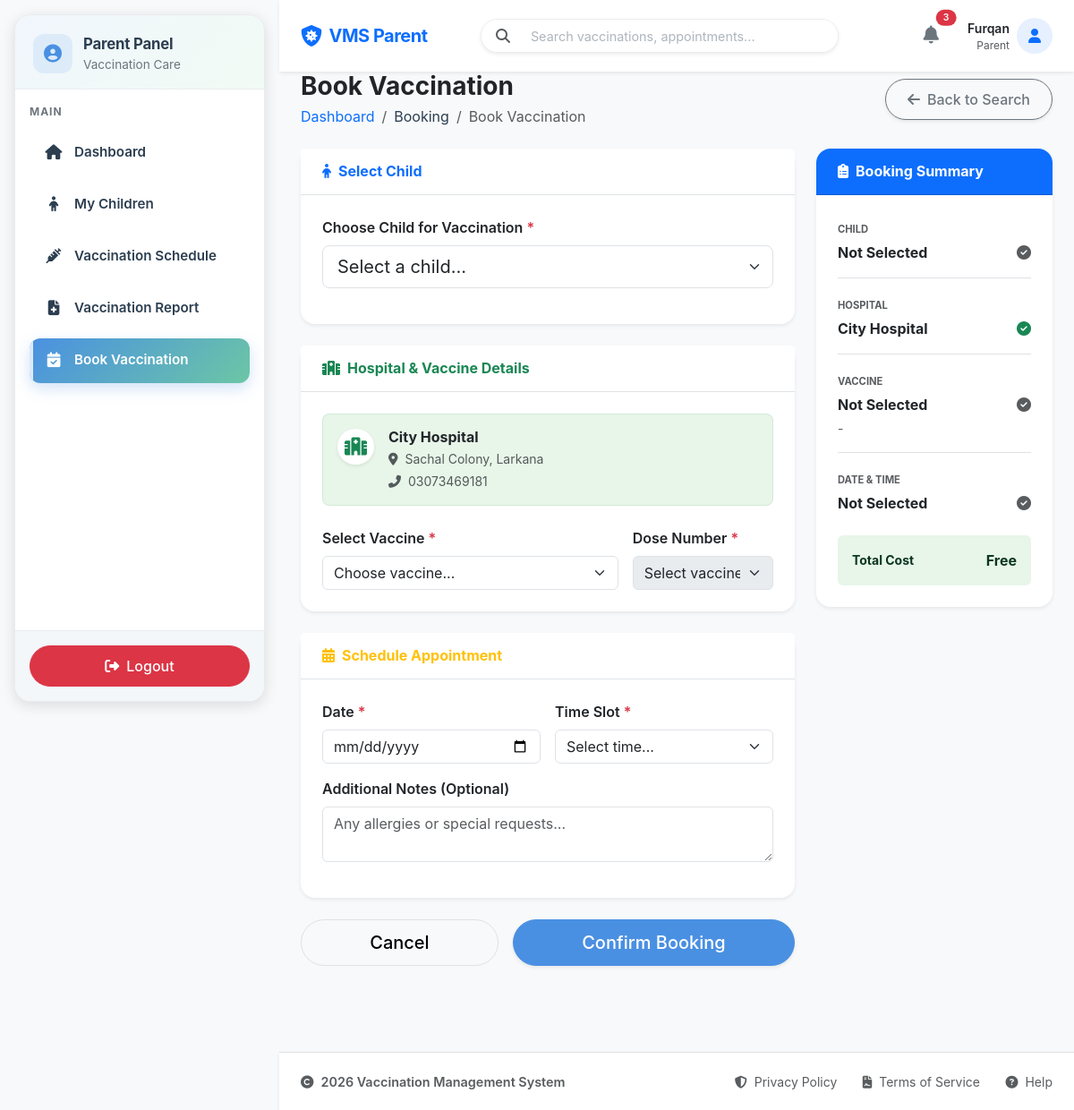
The page /parent/booking/book_vaccination.php?hospital_id=1 (signed in) on the database its author committed.
### tables this page shows
CREATE TABLE `hospitals` (
  `id` int(11) NOT NULL,
  `user_id` int(11) NOT NULL,
  `hospital_name` varchar(150) NOT NULL,
  `registration_no` varchar(50) NOT NULL,
  `phone` varchar(20) NOT NULL,
  `address` text NOT NULL,
  `status` enum('approved','pending','rejected') NOT NULL DEFAULT 'pending',
  `created_at` timestamp NOT NULL DEFAULT current_timestamp()
);

### parent/booking/book_vaccination.php (the view, shortened to what this page needs)
<?php
include '../../config/db.php';
include '../includes/header.php';
include '../includes/sidebar.php';
$hospital_id = $_GET['hospital_id'];
$stmt_hospital = $conn->prepare("SELECT h.id, h.hospital_name, h.address, h.phone FROM hospitals h WHERE h.id = ?");
$stmt_hospital->bind_param("i", $hospital_id);
$stmt_hospital->execute();
$hospital_results = $stmt_hospital->get_result();
$hospital_info = $hospital_results->fetch_assoc();
$hospital_info = [
    'hospital_id' => $hospital_info['id'],
    'name' => $hospital_info['hospital_name'],
    'address' => $hospital_info['address'],
    'contact' => $hospital_info['phone'],
];
?>
<div class="container-fluid px-4">
    <div class="row mb-4 align-items-center">
        <div class="col-md-6">
            <h3 class="fw-bold text-dark mb-1">Book Vaccination</h3>
            <nav aria-label="breadcrumb">
                <ol class="breadcrumb mb-0">
                    <li class="breadcrumb-item"><a href="../dashboard.php" class="text-decoration-none">Dashboard</a></li>
                    <li class="breadcrumb-item">Booking</li>
                    <li class="breadcrumb-item active" aria-current="page">Book Vaccination</li>
                </ol>
            </nav>
        </div>
        <div class="col-md-6 text-md-end mt-3 mt-md-0">
            <a href="search_hospital.php" class="btn btn-outline-secondary shadow-sm rounded-pill px-4">
                <i class="fas fa-arrow-left me-2"></i>Back to Search
            </a>
        </div>
    </div>
    <div class="row g-4">
        <div class="col-lg-8">
            <form id="bookingForm" method="POST" class="needs-validation" novalidate>
                <div class="card border-0 shadow-sm rounded-4 mb-4">
                    <div class="card-header bg-white py-3 border-bottom">
                        <h6 class="mb-0 fw-bold text-primary">
                            <i class="fas fa-child me-2"></i>Select Child
                        </h6>
                    </div>
                    <div class="card-body p-4">
                        <div class="mb-3">
                            <label for="childSelect" class="form-label fw-semibold">Choose Child for Vaccination <span class="text-danger">*</span></label>
                            <select class="form-select form-select-lg" name="child_id" id="childSelect" required>
                                <option value="" selected disabled>Select a child...</option>
                            </select>
                        </div>
                    </div>
                </div>
                <div class="card border-0 shadow-sm rounded-4 mb-4">
                    <div class="card-header bg-white py-3 border-bottom">
                        <h6 class="mb-0 fw-bold text-success">
                            <i class="fas fa-hospital-alt me-2"></i>Hospital & Vaccine Details
                        </h6>
                    </div>
                    <div class="card-body p-4">
                        <div class="d-flex align-items-start mb-4 p-3 bg-soft-success rounded-3 border border-success border-opacity-10">
                            <div class="bg-white p-2 rounded-circle shadow-sm me-3 text-success">
                                <i class="fas fa-hospital fa-lg"></i>
                            </div>
                            <div>
                                <h6 class="fw-bold text-dark mb-1"><?= $hospital_info['name'] ?></h6>
                                <p class="mb-1 small text-muted"><i class="fas fa-map-marker-alt me-1"></i> <?= $hospital_info['address'] ?></p>
                                <p class="mb-0 small text-muted"><i class="fas fa-phone-alt me-1"></i> <?= $hospital_info['contact'] ?></p>
                            </div>
                        </div>
                        <div class="row g-3">
                            <div class="col-md-8">
                                <label for="vaccineSelect" class="form-label fw-semibold">Select Vaccine <span class="text-danger">*</span></label>
                                <select class="form-select" name="vaccine_id" id="vaccineSelect" required>
                                    <option value="" selected disabled>Choose vaccine...</option>
                                </select>
                            </div>
                            <div class="col-md-4">
                                <label for="doseSelect" class="form-label fw-semibold">Dose Number <span class="text-danger">*</span></label>
                                <select class="form-select" name="dose_number" id="doseSelect" required disabled>
                                    <option value="" selected disabled>Select vaccine first</option>
                                </select>
                            </div>
                        </div>
                    </div>
                </div>
                <div class="card border-0 shadow-sm rounded-4 mb-4">
                    <div class="card-header bg-white py-3 border-bottom">
                        <h6 class="mb-0 fw-bold text-warning">
                            <i class="fas fa-calendar-alt me-2"></i>Schedule Appointment
                        </h6>
                    </div>
                    <div class="card-body p-4">
                        <div class="row g-3 mb-3">
                            <div class="col-md-6">
                                <label for="apptDate" class="form-label fw-semibold">Date <span class="text-danger">*</span></label>
                                <input type="date" class="form-control" name="appt_date" id="apptDate" required min="<?= date('Y-m-d') ?>">
                            </div>
                            <div class="col-md-6">
                                <label for="apptTime" class="form-label fw-semibold">Time Slot <span class="text-danger">*</span></label>
                                <select class="form-select" name="appt_time" id="apptTime" required>
                                    <option value="" selected disabled>Select time...</option>
                                </select>
                            </div>
                        </div>
                        <div class="mb-3">
                            <label for="notes" class="form-label fw-semibold">Additional Notes (Optional)</label>
                            <textarea class="form-control" id="notes" rows="2" placeholder="Any allergies or special requests..."></textarea>
                        </div>
                    </div>
                </div>
                <div class="d-flex gap-3 mb-5">
                    <a href="search_hospital.php" class="btn btn-light border btn-lg flex-fill rounded-pill">Cancel</a>
                    <button type="submit" name="confirm_btn" class="btn btn-primary btn-lg flex-fill rounded-pill shadow-sm" id="btnConfirm">
                        Confirm Booking
                    </button>
                </div>
            </form>
        </div>
        <div class="col-lg-4">
            <div class="card border-0 shadow-sm rounded-4 sticky-top" style="top: 100px; z-index: 900;">
                <div class="card-header bg-primary text-white py-3 rounded-top-4">
                    <h6 class="mb-0 fw-bold"><i class="fas fa-clipboard-list me-2"></i>Booking Summary</h6>
                </div>
                <div class="card-body p-4">
                    <div class="mb-3 border-bottom pb-3">
                        <small class="text-muted text-uppercase fw-bold" style="font-size: 0.7rem;">Child</small>
                        <div class="d-flex justify-content-between align-items-center mt-1">
                            <span class="fw-bold text-dark" id="summaryChild">Not Selected</span>
                            <i class="fas fa-check-circle text-muted" id="iconChild"></i>
                        </div>
                    </div>
                    <div class="mb-3 border-bottom pb-3">
                        <small class="text-muted text-uppercase fw-bold" style="font-size: 0.7rem;">Hospital</small>
                        <div class="d-flex justify-content-between align-items-center mt-1">
                            <span class="fw-bold text-dark"><?= $hospital_info['name'] ?></span>
                            <i class="fas fa-check-circle text-success"></i>
                        </div>
                    </div>
                    <div class="mb-3 border-bottom pb-3">
                        <small class="text-muted text-uppercase fw-bold" style="font-size: 0.7rem;">Vaccine</small>
                        <div class="d-flex justify-content-between align-items-center mt-1">
                            <span class="fw-bold text-dark" id="summaryVaccine">Not Selected</span>
                            <i class="fas fa-check-circle text-muted" id="iconVaccine"></i>
                        </div>
                        <small class="text-muted d-block mt-1" id="summaryDose">-</small>
                    </div>
                    <div class="mb-4">
                        <small class="text-muted text-uppercase fw-bold" style="font-size: 0.7rem;">Date & Time</small>
                        <div class="d-flex justify-content-between align-items-center mt-1">
                            <span class="fw-bold text-dark" id="summaryDateTime">Not Selected</span>
                            <i class="fas fa-check-circle text-muted" id="iconTime"></i>
                        </div>
                    </div>
                    <div class="alert alert-success border-0 bg-soft-success d-flex justify-content-between align-items-center mb-0">
                        <span class="fw-bold small">Total Cost</span>
                        <span class="fw-bold">Free</span>
                    </div>
                </div>
            </div>
        </div>
    </div>
</div>
<?php include '../includes/footer.php'; ?>

### assets/css/parent.css (style rules this page uses)
:root { --primary-color: #4A90E2; --primary-dark: #357ABD; --secondary-color: #50C878; --accent-color: #7B68EE; --bg-light: #F8F9FA; --bg-white: #FFFFFF; --text-dark: #2C3E50; --text-muted: #6C757D; --border-color: #E9ECEF; --shadow-sm: 0 2px 8px rgba(0, 0, 0, 0.08); --shadow-md: 0 4px 16px rgba(0, 0, 0, 0.12); --shadow-lg: 0 8px 24px rgba(0, 0, 0, 0.15); --border-radius: 12px; --transition: all 0.3s ease; }
body { font-family: 'Inter', 'Segoe UI', Tahoma, Geneva, Verdana, sans-serif; background-color: var(--bg-light); color: var(--text-dark); min-height: 100vh; display: flex; flex-direction: column; }
@media (min-width: 992px) { body { padding-left: 312px; } }
.card-header { padding: 1.25rem 1.5rem; }
.card { border: none; border-radius: var(--border-radius); box-shadow: var(--shadow-sm); transition: var(--transition); }
.btn { border-radius: 8px; padding: 0.625rem 1.25rem; font-weight: 500; transition: var(--transition); }
.btn-primary { background-color: var(--primary-color); border-color: var(--primary-color); }
:root { --primary-blue: #4A90E2; --soft-blue: #E3F2FD; --success-green: #4CAF50; --soft-green: #E8F5E9; --warning-orange: #FF9800; --soft-orange: #FFF3E0; --danger-red: #F44336; --soft-red: #FFEBEE; --info-cyan: #00BCD4; --soft-cyan: #E0F7FA; }
.bg-soft-success { background-color: var(--soft-green); }
.btn { border-radius: 8px; font-weight: 500; transition: all 0.3s ease; }
.card { border-radius: 12px; }

### rows shown on the page
hospitals: hospital_name "City Hospital", address "Sachal Colony, Larkana", phone "03073469181"

### other values the page prints
$_SESSION['name'] "Furqan"
